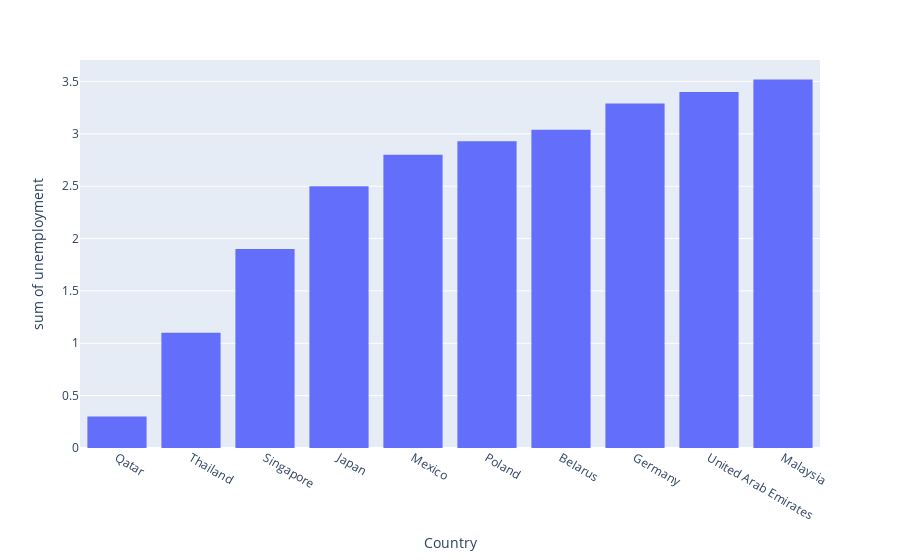

Notebook source saved alongside this figure:
### Code cell
import plotly.express as px
fig5=px.histogram(ue,x="Country",y="unemployment")
fig5.show()

### Figure 1 — Plotly figure (JSON) as saved in the notebook; plotly's stock layout.template omitted (floating-point values rounded to 4 significant figures)
{"data": [{"alignmentgroup": "True", "bingroup": "x", "histfunc": "sum", "hovertemplate": "Country=%{x}<br>sum of unemployment=%{y}<extra></extra>", "legendgroup": "", "marker": {"color": "#636efa", "pattern": {"shape": ""}}, "name": "", "offsetgroup": "", "orientation": "v", "showlegend": false, "type": "histogram", "x": ["Qatar", "Thailand", "Singapore", "Japan", "Mexico", "Poland", "Belarus", "Germany", "United Arab Emirates", "Malaysia"], "xaxis": "x", "y": [0.3, 1.1, 1.9, 2.5, 2.8, 2.93, 3.04, 3.29, 3.4, 3.52], "yaxis": "y"}], "layout": {"autosize": true, "barmode": "relative", "legend": {"tracegroupgap": 0}, "margin": {"t": 60}, "xaxis": {"anchor": "y", "autorange": true, "domain": [0, 1], "range": [-0.5, 9.5], "title": {"text": "Country"}, "type": "category"}, "yaxis": {"anchor": "x", "autorange": true, "domain": [0, 1], "range": [0, 3.705], "title": {"text": "sum of unemployment"}, "type": "linear"}}}
